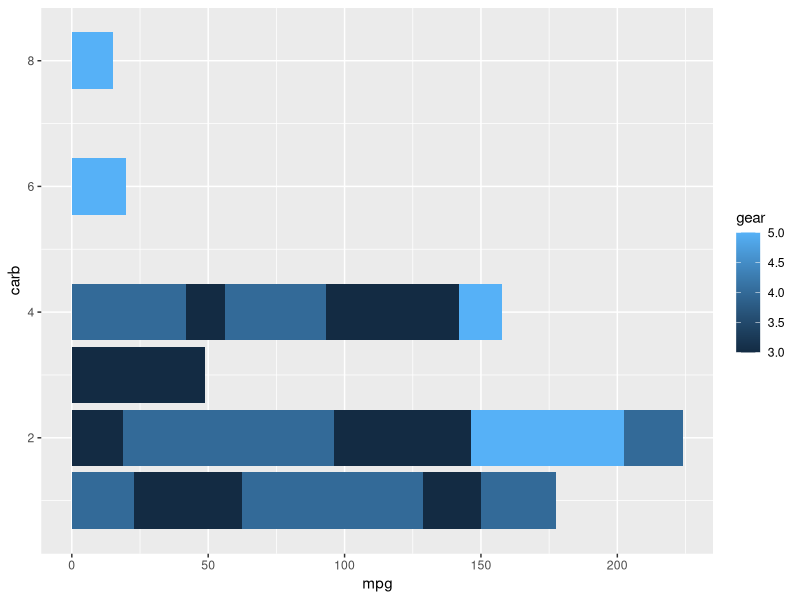
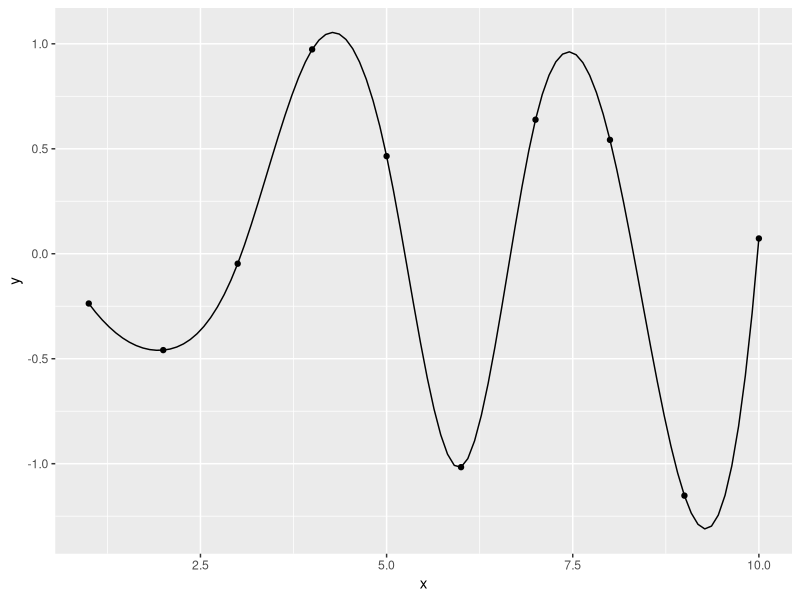

Generate these figures, in order, with R:
## ---- chunk 1
knitr::opts_chunk$set(echo = TRUE)
library(ggplot2)
## ---- chunk 2
ggplot(mtcars, aes(x=carb, y=mpg, fill=gear)) + 
  geom_bar(stat="identity") + coord_flip()
## ---- chunk 3
n <- 10
d <- data.frame(x = 1:n, y = rnorm(n))
ggplot(d,aes(x,y)) + geom_point() + 
  geom_line(data=data.frame(spline(d,n=n*10)))
